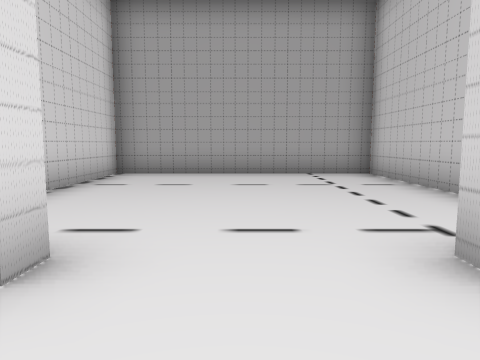
view 1 (above)

24 first-person views from a walk through a 3-D level made in the Unity game engine. The camera is 1.4 m above the floor, tilts 6° down and sees 70° across. The floor is counted in squares, 2 m on a side. Each view is taken from the middle of a square. On the plan, view 1 faces up. The plan holds only what a view shows up to about 11 squares ahead; the rest is blank. The place goes on beyond the plan. The player is left out.

view 2
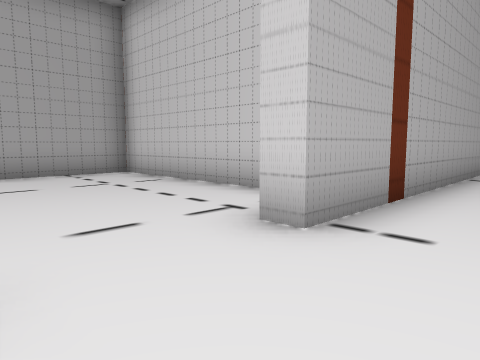

view 3
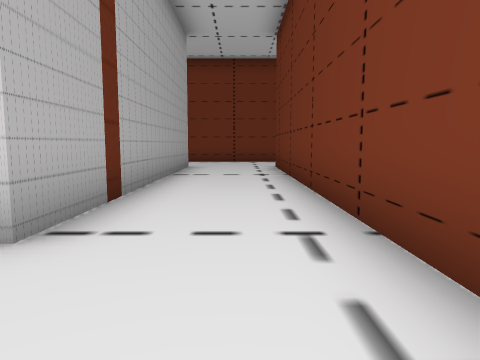

view 4
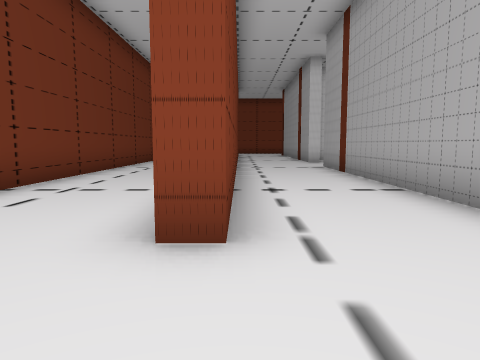

view 5
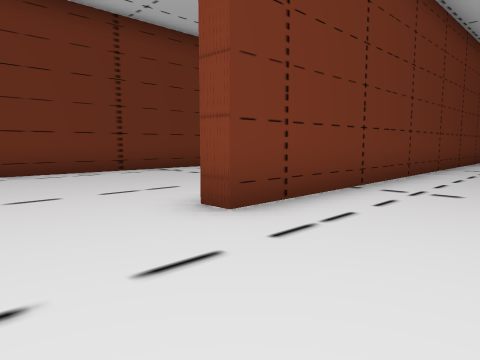

view 6
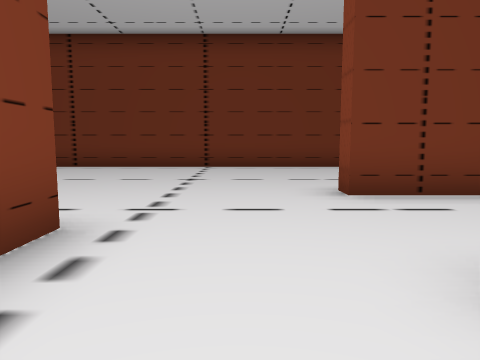

view 7
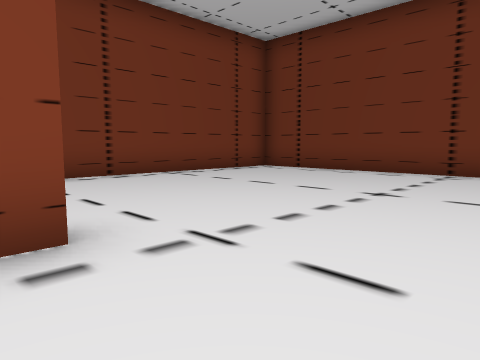

view 8
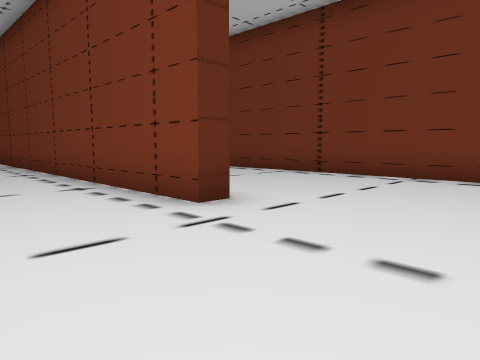

view 9
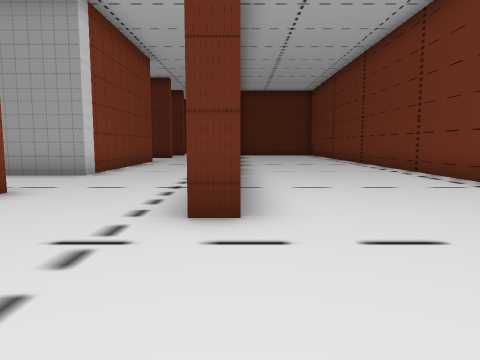

view 10
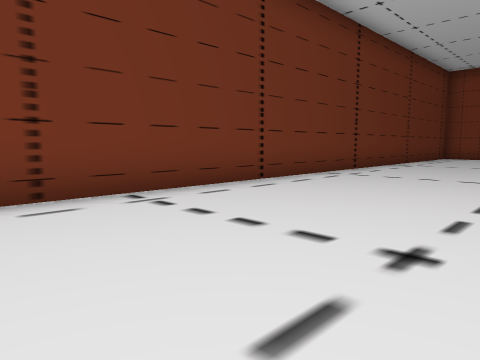

view 11
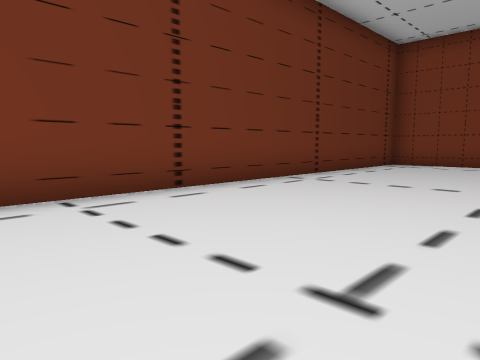

view 12
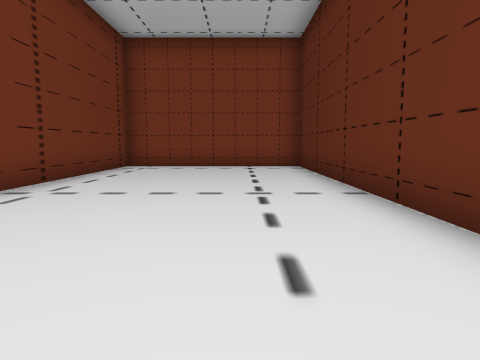

view 13
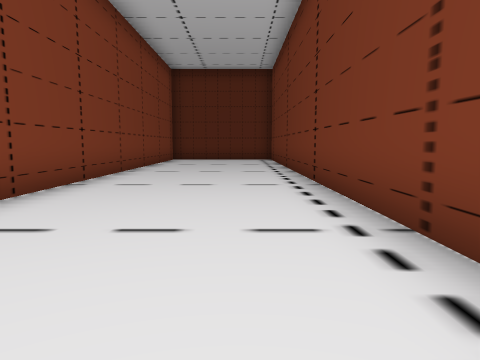

view 14
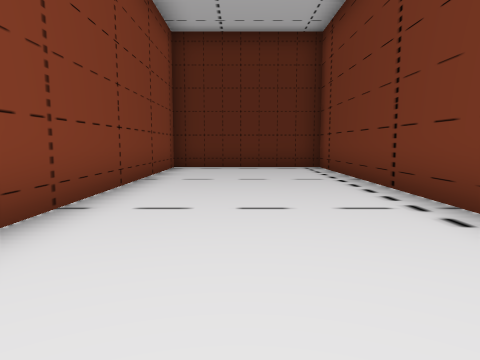

view 15
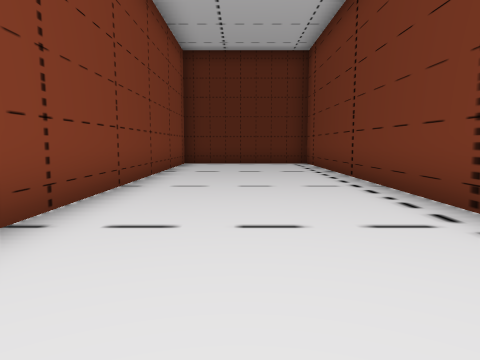

view 16
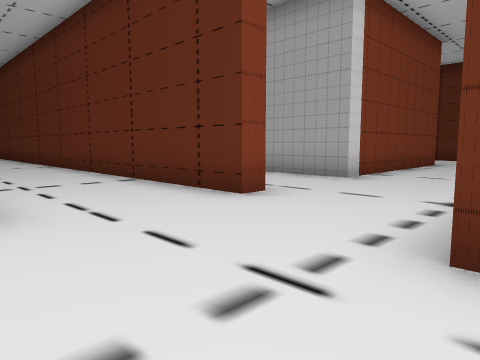

view 17
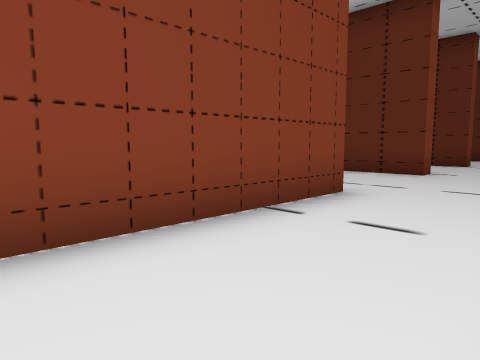

view 18
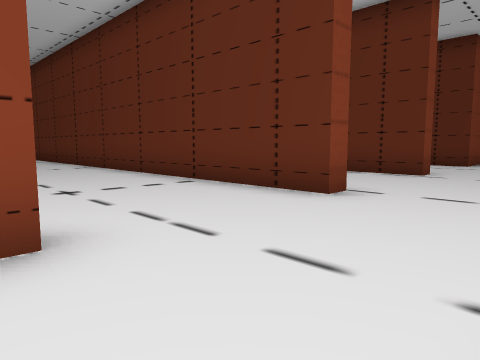

view 19
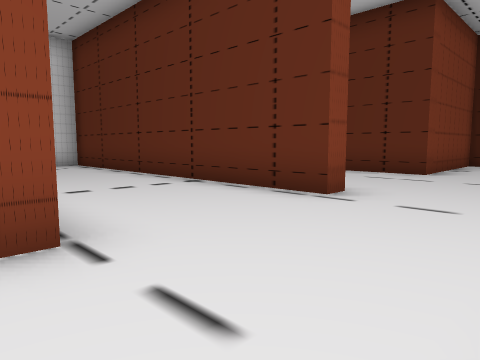

view 20
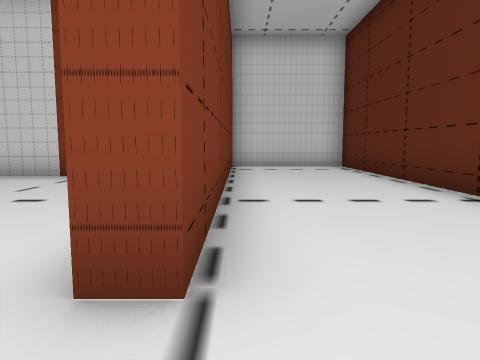

view 21
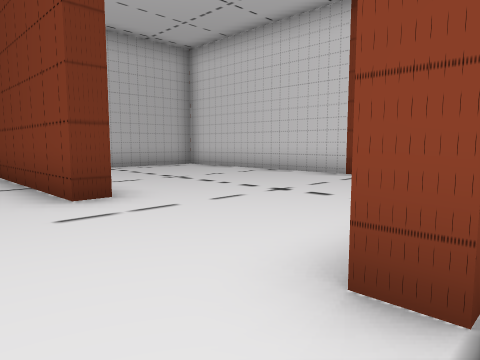

view 22
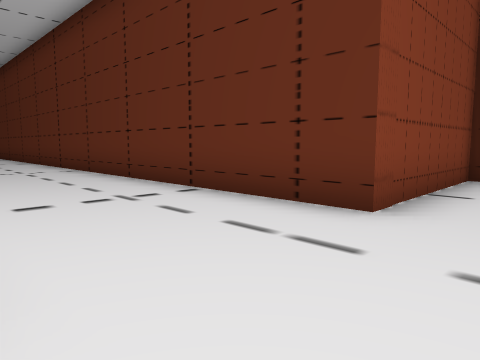

view 23
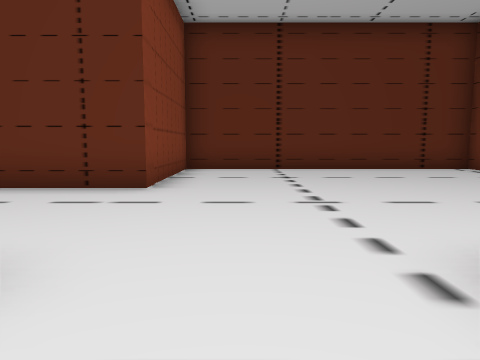

view 24
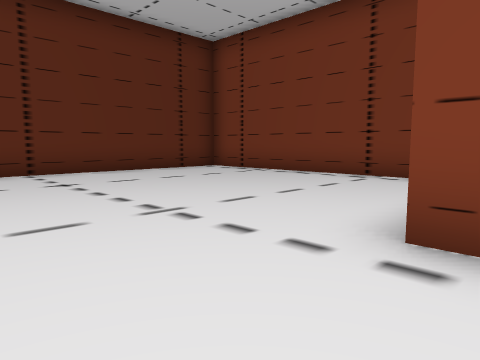

### Floor plan
Points are (right, up) in squares from view 1. A wall is a line through its corners. A room is listed if a view was taken in it or the views show most of it. See-through windows are left out.
Room 1 (view 1)
walls: (3.1, 3.6) (3.1, 8.1) (-2.9, 8.1) (-2.9, 5); (-1.2, 2.1) (-1.2, 1.6); (0.5, -1.1) (9.5, -1.1); (9.5, 1.6) (1.3, 1.6) (1.3, 2.1)
ways out: opening at (-1.5, 0.5) to room 2; opening at (9, 0.5) to room 3
Room 2 (views 2, 3)
walls: (-1, -4.6) (9.5, -4.6); (9.5, -1.6) (0.8, -1.6)
ways out: opening at (-1.5, 0.5) to room 1; opening at (9.3, -3) to room 3
Room 3 (views 4, 5, 6, 7, 8, 9, 10, 11, 12, 13, 14, 15, 16, 17, 18, 19, 20, 21, 23, 24)
walls: (9.5, -1.1) (9.5, -1.6); (13.1, -2.8) (12.5, -2.8) (12.5, 7.1); (5.2, 2.1) (6.6, 2.1); (9.5, -4.6) (9.5, -5.2); (9, 7.6) (9.5, 7.6) (9.5, 1.6); (3.6, 8.2) (3.6, 3.8); (-0.5, -5.1) (-8.9, -5.1) (-8.9, -10.6) (17.1, -10.6); (17.4, -10.2) (17.4, 15.2) (13, 15.2) (13, 4.1); (1, 11.7) (9.5, 11.7) (9.5, 11.3) (4.6, 11.3); (9.5, 15.2) (0.3, 15.2) (0.3, 11.8)
ways out: opening at (9, 0.5) to room 1; opening at (9.3, -3) to room 2; opening at (11, 15) to room 4; opening at (3.5, 9.5)
Room 4 (view 22)
walls: (9.5, 15.8) (9.5, 15.2); (12.5, 15.4) (12.5, 15.9); (17.4, 17.5) (17.4, 23.6) (9.5, 23.6) (9.5, 19.4) (-1.2, 19.4)
ways out: opening at (11, 15) to room 3

Positions as (right, up) in squares from view 1, and headings:
1: (0, 0), facing up
2: (-1, 0), facing up-right
3: (-1, 0), facing right
4: (12, -1), facing left
5: (12, -2), facing down-left
6: (11, 0), facing down
7: (10, -2), facing down-right
8: (10, -6), facing up-right
9: (13, -6), facing up
10: (9, -6), facing down-left
11: (3, -6), facing down-left
12: (2, -7), facing left
13: (16, 0), facing up
14: (15, 5), facing up
15: (15, 3), facing up
16: (13, -5), facing up-left
17: (12, 3), facing up-left
18: (12, 7), facing up-left
19: (12, 11), facing up-left
20: (11, 12), facing left
21: (11, 12), facing down-left
22: (11, 16), facing up-left
23: (11, 14), facing up
24: (10, 15), facing up-right
